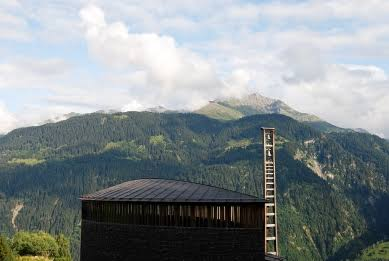
#> input picture assets/images/collage/in/1.png, 389 x 261 px, found by its file name; its folder holds 4 pictures in this run
$ python process-studio-images.py
#> lines starting #> are read from the running program, lines starting #| are printed output that depends on the picture
#> in process_slot, image is the input picture: PIL image 389x261 RGB; mean R, G, B 134.1, 141.9, 144.1
#!/usr/bin/env python3
"""Sharpen and crop studio window + documentation card images."""

from pathlib import Path

from PIL import Image, ImageEnhance, ImageFilter

ROOT = Path(__file__).resolve().parents[1]
IN_DIR = ROOT / "assets" / "images" / "studio" / "in"
STUDIO_OUT = ROOT / "assets" / "images" / "studio"
UPDATES_OUT = ROOT / "assets" / "images" / "updates"

MIN_WIDTH = 1920
STUDIO_ASPECT = 16 / 10
CARD_ASPECT = 4 / 5
WEBP_QUALITY = 88
JPEG_QUALITY = 94

SLOTS = {
    "1": {
        "label": "Context — alpine village and Matterhorn",
        "focus": (0.5, 0.38),
    },
    "2": {
        "label": "Form — timber architecture detail",
        "focus": (0.42, 0.48),
    },
    "3": {
        "label": "Experience — structural study drawing",
        "focus": (0.5, 0.58),
        "crop_window": (0.0, 0.08, 1.0, 0.92),
    },
}


def window_crop(image: Image.Image, window: tuple[float, float, float, float]) -> Image.Image:
    x0, y0, x1, y1 = window
    w, h = image.size
    return image.crop((int(w * x0), int(h * y0), int(w * x1), int(h * y1)))


def focal_crop(image: Image.Image, aspect: float, focus: tuple[float, float]) -> Image.Image:
#> called with aspect = 1.6, focus = (0.5, 0.38)
    width, height = image.size
#> width = 389; height = 261
    current = width / height
#> current = 1.49
    fx, fy = focus

    if current > aspect:
        crop_w = int(height * aspect)
        crop_h = height
        left = int((width - crop_w) * fx)
        top = 0
    else:
        crop_w = width
#> crop_w = 389
        crop_h = int(width / aspect)
#> crop_h = 243
        left = 0
        top = int((height - crop_h) * fy)
#> top = 6

    left = max(0, min(left, width - crop_w))
#> left = 0
    top = max(0, min(top, height - crop_h))
    return image.crop((left, top, left + crop_w, top + crop_h))
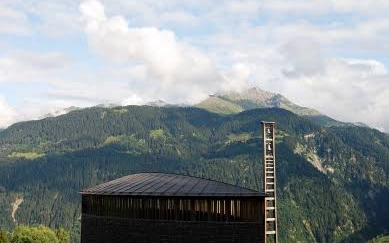
#> returned value: PIL image 389x243 RGB; mean R, G, B 136.6, 144.5, 147.4


def denoise(image: Image.Image) -> Image.Image:
    smoothed = image.filter(ImageFilter.MedianFilter(size=3))
    return Image.blend(image, smoothed, alpha=0.28)


def enhance(image: Image.Image) -> Image.Image:
    rgb = denoise(image.convert("RGB"))

    if rgb.width < MIN_WIDTH:
        height = round(rgb.height * MIN_WIDTH / rgb.width)
#> height = 1199
        rgb = rgb.resize((MIN_WIDTH, height), Image.Resampling.LANCZOS)

    rgb = rgb.filter(ImageFilter.UnsharpMask(radius=1.2, percent=145, threshold=2))
    rgb = ImageEnhance.Contrast(rgb).enhance(1.05)
    rgb = ImageEnhance.Sharpness(rgb).enhance(1.14)
    rgb = ImageEnhance.Color(rgb).enhance(1.04)
    return rgb


def process_slot(slot: str, source: Path) -> None:
    meta = SLOTS[slot]
    image = Image.open(source)

    if meta.get("crop_window"):
        image = window_crop(image, meta["crop_window"])

    studio = enhance(focal_crop(image, STUDIO_ASPECT, meta["focus"]))
    card = enhance(focal_crop(image, CARD_ASPECT, meta["focus"]))
#> call 2 of focal_crop, with aspect = 0.8, focus = (0.5, 0.38)
#> in focal_crop (call 2), `return image.crop((left, top, left + crop_w, top + crop_h))`:
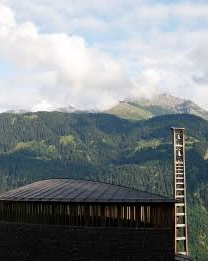
#> returned value: PIL image 208x261 RGB; mean R, G, B 127.1, 133.5, 136.4
#> in denoise (call 2), `smoothed = image.filter(ImageFilter.MedianFilter(size=3))`:
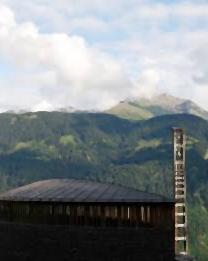
#> smoothed: PIL image 208x261 RGB; mean R, G, B 126.7, 133.1, 136
#> in enhance (call 2), `rgb = ImageEnhance.Color(rgb).enhance(1.04)`:
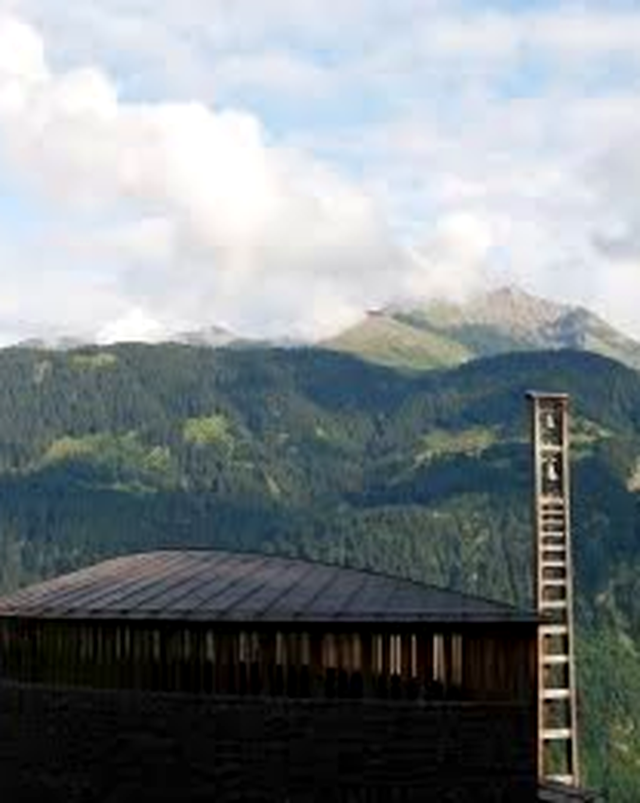
#> rgb: PIL image 1920x2409 RGB (shown at 1/3 size); mean R, G, B 125.3, 132.5, 135.7

    studio_path = STUDIO_OUT / f"{slot}.webp"
    card_path = UPDATES_OUT / f"{slot}.jpg"

    studio.save(studio_path, quality=WEBP_QUALITY, method=6)
    card.save(card_path, quality=JPEG_QUALITY, subsampling=0, optimize=True)

    print(
        f"[ok] {source.name} -> {studio_path.name} ({studio.size[0]}x{studio.size[1]}), "
        f"{card_path.name} ({card.size[0]}x{card.size[1]}) — {meta['label']}"
    )
#| [ok] 1.png -> 1.webp (1920x1199), 1.jpg (1920x2409) — Context — alpine village and Matterhorn


def main() -> None:
    IN_DIR.mkdir(parents=True, exist_ok=True)
    STUDIO_OUT.mkdir(parents=True, exist_ok=True)
    UPDATES_OUT.mkdir(parents=True, exist_ok=True)

    for slot in ("1", "2", "3"):
        source = IN_DIR / f"{slot}.png"
        if not source.exists():
            raise FileNotFoundError(f"Missing source image: {source}")
        process_slot(slot, source)
#> pass 2 of the loop in main, `for slot in ("1", "2", "3"):`:
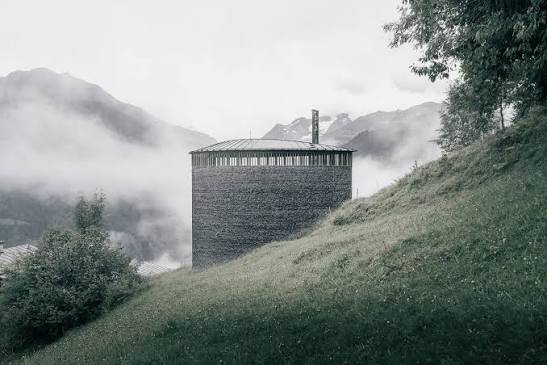
#> input picture assets/images/collage/in/2.png, 547 x 365 px, found by its file name
#> in process_slot, image is the input picture: PIL image 547x365 RGB; mean R, G, B 133.9, 141.5, 137.9
#> in focal_crop (call 3), `return image.crop((left, top, left + crop_w, top + crop_h))`:
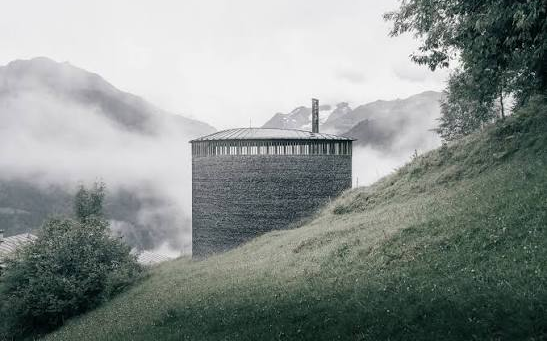
#> returned value: PIL image 547x341 RGB; mean R, G, B 136.1, 143.4, 139.9
#> smoothed: PIL image 547x341 RGB
#> in denoise (call 4), `smoothed = image.filter(ImageFilter.MedianFilter(size=3))`:
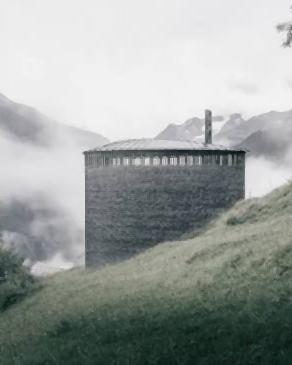
#> smoothed: PIL image 292x365 RGB; mean R, G, B 155.7, 161.1, 158.2
#| [ok] 2.png -> 2.webp (1920x1197), 2.jpg (1920x2400) — Form — timber architecture detail
#> pass 3 of the loop in main, `for slot in ("1", "2", "3"):`:
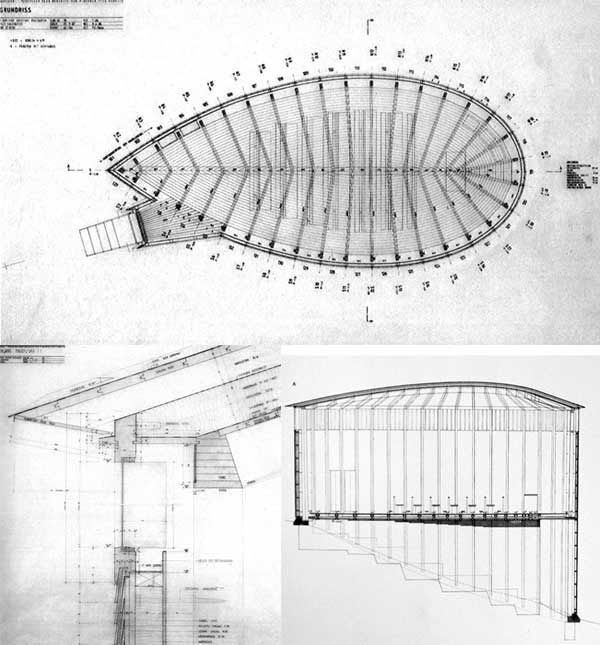
#> input picture assets/images/collage/in/3.png, 600 x 645 px, found by its file name
#> in process_slot, image is the input picture: PIL image 600x645 RGB; min 0, max 255, mean 225.1
#> in window_crop, `return image.crop((int(w * x0), int(h * y0), int(w * x1), int(h * y1)))`:
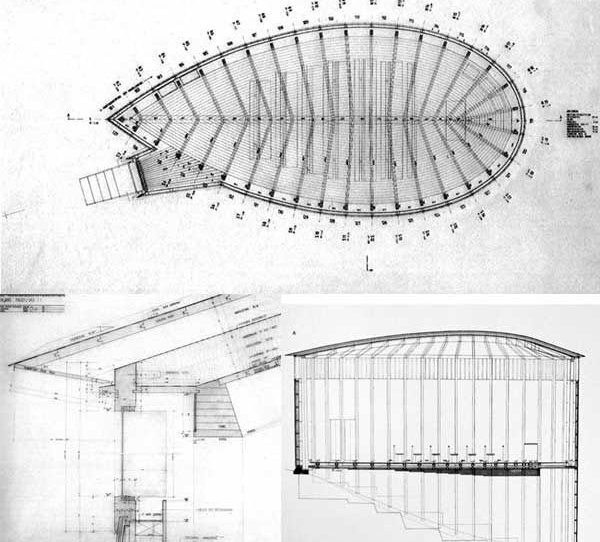
#> returned value: PIL image 600x542 RGB; min 0, max 255, mean 224.3
#> smoothed: PIL image 600x375 RGB
#> in denoise (call 6), `smoothed = image.filter(ImageFilter.MedianFilter(size=3))`:
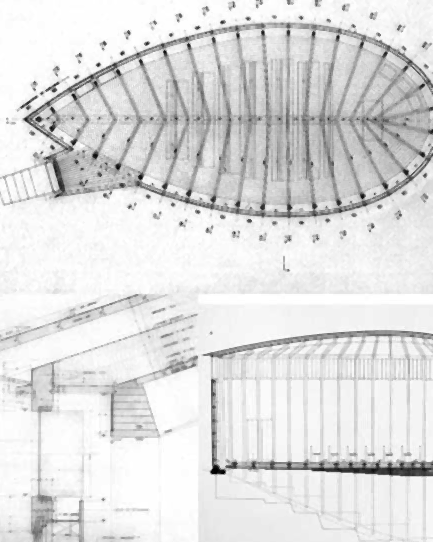
#> smoothed: PIL image 433x542 RGB; min 0, max 255, mean 223
#| [ok] 3.png -> 3.webp (1920x1200), 3.jpg (1920x2403) — Experience — structural study drawing

    print("Done — 3 studio windows + 3 documentation cards processed.")


if __name__ == "__main__":
    main()
